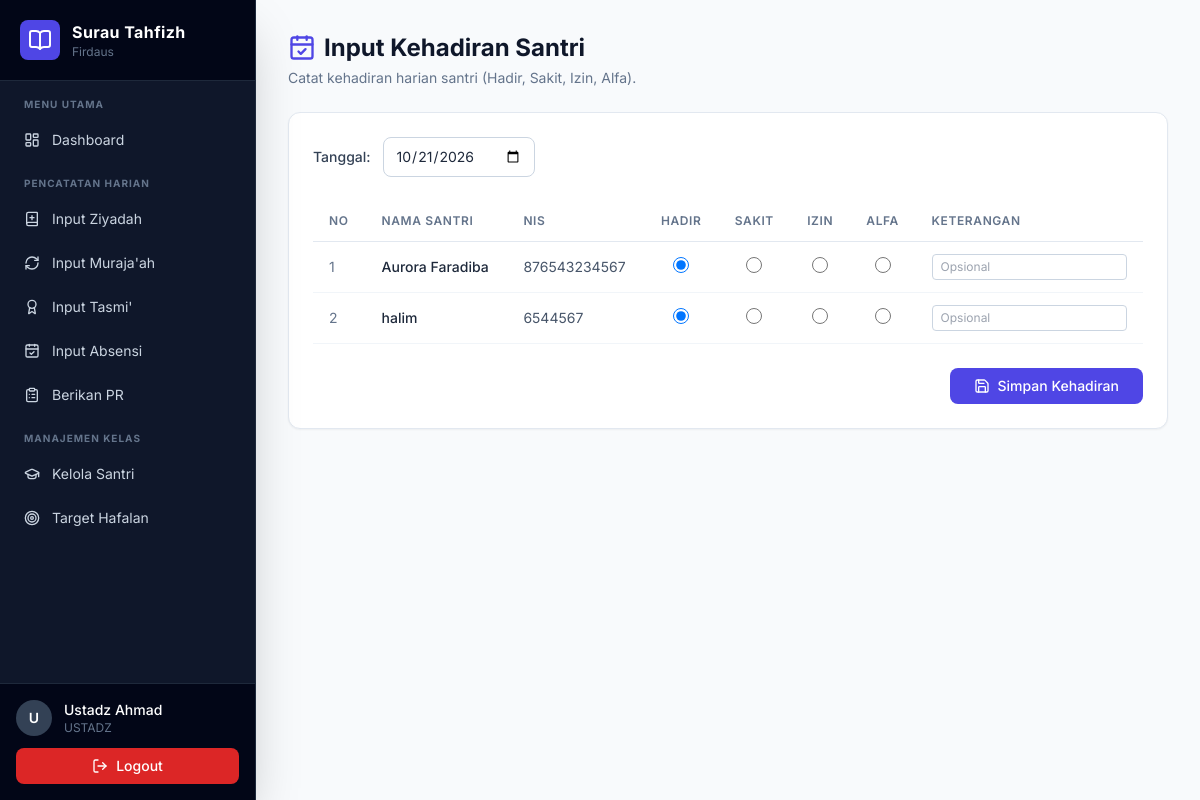
/input_kehadiran.php (signed in), run on the app's committed database.
### tables this page shows
CREATE TABLE `santri` (
  `id` int(11) NOT NULL,
  `nama` varchar(100) NOT NULL,
  `nis` varchar(20) DEFAULT NULL,
  `jenis_kelamin` enum('L','P') NOT NULL,
  `tanggal_lahir` date DEFAULT NULL,
  `alamat` text DEFAULT NULL,
  `nama_ortu` varchar(100) DEFAULT NULL,
  `no_hp_ortu` varchar(20) DEFAULT NULL,
  `id_user_ortu` int(11) DEFAULT NULL,
  `id_halaqah` int(11) DEFAULT NULL,
  `id_ustadz` int(11) DEFAULT NULL,
  `created_at` timestamp NULL DEFAULT current_timestamp()
);

### input_kehadiran.php (the view, shortened to what this page needs)
<?php
require 'config/database.php';
$tanggal = $_GET['tanggal'] ?? date('Y-m-d');
$santri_list = mysqli_fetch_all(mysqli_query($conn, "SELECT id, nama, nis FROM santri ORDER BY nama ASC"), MYSQLI_ASSOC);
$absensi_hari_ini = [];
?>
<!DOCTYPE html>
<html lang="id">
<head>
    <script src="https://cdn.tailwindcss.com"></script>
</head>
<body class="bg-slate-50 text-slate-800">
<?php include 'includes/sidebar.php'; ?>
<div class="ml-64 p-8">
    <div class="mb-6">
        <h1 class="text-2xl font-bold text-slate-900 flex items-center gap-2">
            <i data-lucide="calendar-check" class="w-7 h-7 text-indigo-600"></i>
            Input Kehadiran Santri
        </h1>
        <p class="text-sm text-slate-500 mt-1">Catat kehadiran harian santri (Hadir, Sakit, Izin, Alfa).</p>
    </div>
    <?php if (empty($santri_list)): ?>
        <div class="bg-amber-50 border-l-4 border-amber-500 text-amber-700 px-4 py-3 rounded-lg text-sm flex items-center gap-2">
            <i data-lucide="alert-triangle" class="w-4 h-4"></i>
            Belum ada data santri. Silakan tambahkan santri di menu <b>Kelola Santri</b> terlebih dahulu.
        </div>
    <?php else: ?>
    <div class="bg-white border border-slate-200 rounded-xl p-6 shadow-sm">
        <div class="mb-6">
            <form method="GET" class="flex items-center gap-3">
                <label class="text-sm font-medium text-slate-700">Tanggal:</label>
                <input type="date" name="tanggal" value="<?= $tanggal ?>" onchange="this.form.submit()"
                    class="px-3 py-2 border border-slate-300 rounded-lg text-sm focus:ring-2 focus:ring-indigo-500 outline-none">
            </form>
        </div>
        <form method="POST">
            <div class="overflow-x-auto">
                <table class="w-full text-left">
                    <thead>
                        <tr class="border-b border-slate-200">
                            <th class="py-3 px-4 text-xs font-semibold text-slate-500 uppercase tracking-wider">No</th>
                            <th class="py-3 px-4 text-xs font-semibold text-slate-500 uppercase tracking-wider">Nama Santri</th>
                            <th class="py-3 px-4 text-xs font-semibold text-slate-500 uppercase tracking-wider">NIS</th>
                            <th class="py-3 px-4 text-xs font-semibold text-slate-500 uppercase tracking-wider text-center">Hadir</th>
                            <th class="py-3 px-4 text-xs font-semibold text-slate-500 uppercase tracking-wider text-center">Sakit</th>
                            <th class="py-3 px-4 text-xs font-semibold text-slate-500 uppercase tracking-wider text-center">Izin</th>
                            <th class="py-3 px-4 text-xs font-semibold text-slate-500 uppercase tracking-wider text-center">Alfa</th>
                            <th class="py-3 px-4 text-xs font-semibold text-slate-500 uppercase tracking-wider">Keterangan</th>
                        </tr>
                    </thead>
                    <tbody class="text-sm">
                        <?php foreach ($santri_list as $index => $s):
                            $status_aktif = $absensi_hari_ini[$s['id']]['status'] ?? 'Hadir';
                            $keterangan_aktif = $absensi_hari_ini[$s['id']]['keterangan'] ?? '';
                        ?>
                        <tr class="border-b border-slate-100 hover:bg-slate-50">
                            <td class="py-3 px-4 text-slate-500"><?= $index + 1 ?></td>
                            <td class="py-3 px-4 font-medium text-slate-800"><?= htmlspecialchars($s['nama']) ?></td>
                            <td class="py-3 px-4 text-slate-600"><?= htmlspecialchars($s['nis']) ?></td>
                            <?php foreach (['Hadir', 'Sakit', 'Izin', 'Alfa'] as $st): ?>
                            <td class="py-3 px-4 text-center">
                                <input type="radio" name="status[<?= $s['id'] ?>]" value="<?= $st ?>"
                                    <?= $status_aktif == $st ? 'checked' : '' ?>
                                    required
                                    class="w-4 h-4 text-indigo-600 focus:ring-indigo-500">
                            </td>
                            <?php endforeach; ?>
                            <td class="py-3 px-4">
                                <input type="text" name="keterangan[<?= $s['id'] ?>]"
                                    value="<?= htmlspecialchars($keterangan_aktif) ?>"
                                    class="w-full px-2 py-1 border border-slate-300 rounded text-xs focus:ring-2 focus:ring-indigo-500 outline-none"
                                    placeholder="Opsional">
                            </td>
                        </tr>
                        <?php endforeach; ?>
                    </tbody>
                </table>
            </div>
            <div class="mt-6 flex justify-end">
                <button type="submit" class="bg-indigo-600 hover:bg-indigo-700 text-white font-medium py-2 px-6 rounded-lg transition text-sm flex items-center gap-2">
                    <i data-lucide="save" class="w-4 h-4"></i>
                    Simpan Kehadiran
                </button>
            </div>
        </form>
    </div>
    <?php endif; ?>
</div>
</body>
</html>

### input_kehadiran.php (style rules this page uses)
body { font-family: 'Inter', sans-serif; }

### data on the page
santri: nama "Aurora Faradiba", nis "876543234567", id "☑"
santri: nama "halim", nis "6544567", id "☑"

### other printed values
substr($nama, 0, 1) "U"
$nama "Ustadz Ahmad"
$role "USTADZ"
